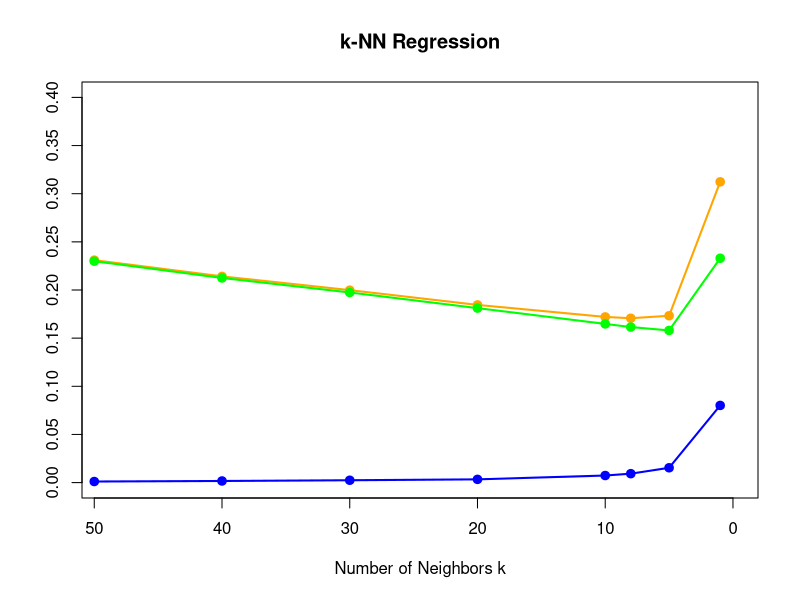
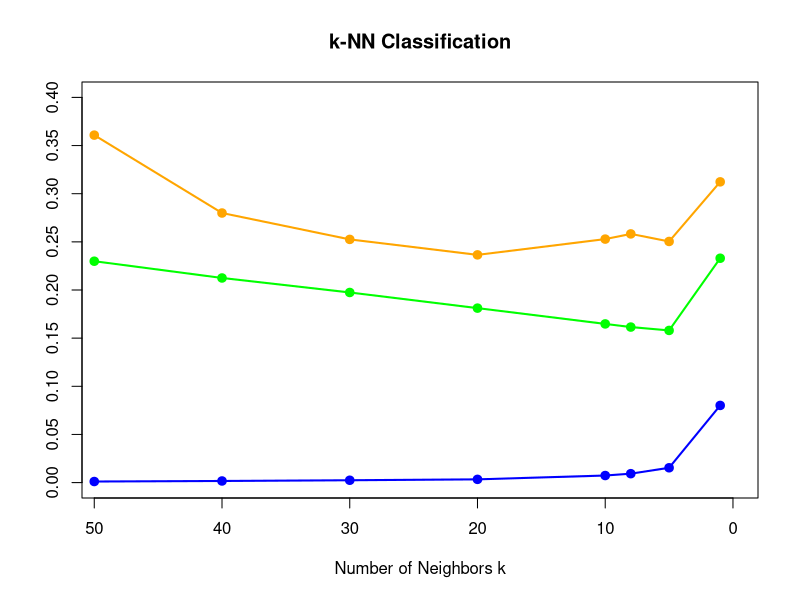
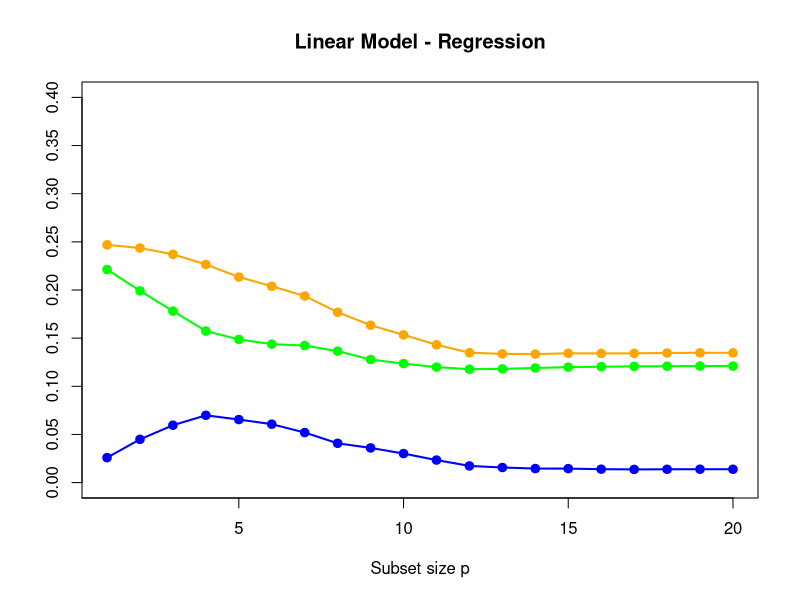
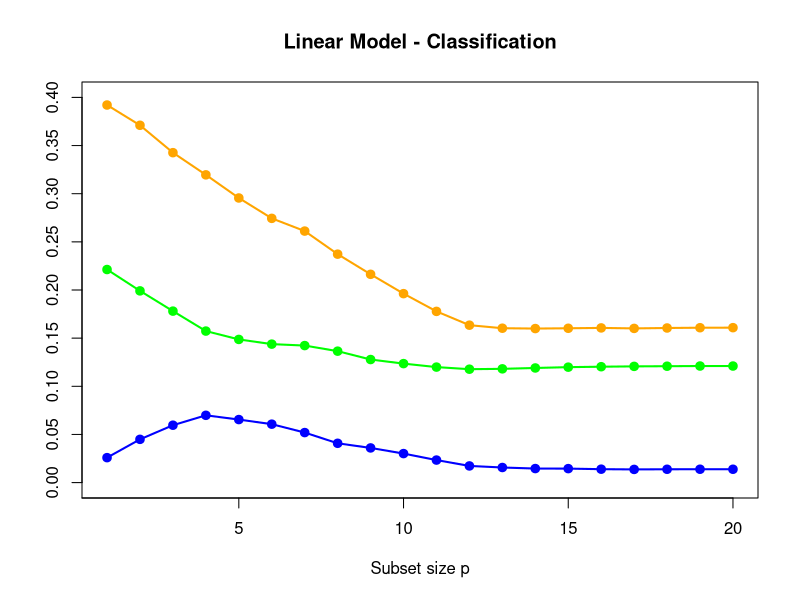

Generate these figures, in order, with R:
## ---- chunk 1
# generate dataset
genX <- function(n = 80, p = 20){
  X = matrix(runif(n*p, 0, 1), ncol = p, nrow = n)
  return(X)
}
# generate response
genY <- function(X, case = 1){
  n = nrow(X)
  Y = numeric(n)
  if (case == 1){ # for the left panel of fig. 7.3
    Y = sapply(X[, 1], function(x) ifelse(x <= 0.5, 0, 1))
  }
  else {
    Y = apply(X[, 1:10], 1, function(x) ifelse(sum(x) > 5, 1, 0))  
  }
  return(Y)
}
## global parameters setting
ntest = 1000
percent = 0.75
B = 100 # the number of repetition
## ---- chunk 2
# case 1
seed = 123
set.seed(seed)
X = genX()
Y = genY(X)
X.test = genX(n = 1000)
Y.test = genY(X.test)
## ---- chunk 3
## kNN
library(class)
library(caret)
n = nrow(X)
K = 50 # the maximum of k
# sequence of k
kseq = c(seq(K, 10, by = -10), 8, 5, 1)
nk = length(kseq)
reg.bias2.full = numeric(nk)
reg.variance.full = numeric(nk)
reg.epe.full = numeric(nk)
cl.bias2.full = numeric(nk)
cl.variance.full = numeric(nk)
cl.epe.full = numeric(nk)
for(i in 1:nk){
  reg.pred = matrix(nrow = nrow(X.test), ncol = B)
  cl.pred = matrix(nrow = nrow(X.test), ncol = B)
  for (j in c(1:B)) { # subsampling B training dataset
    train.id = sample(n, n*percent)
    X.train = X[train.id, ]
    Y.train = Y[train.id]
    # for regression
    fit1 = knnreg(X.train, Y.train, k = kseq[i])
    reg.pred[, j] = predict(fit1, X.test)
    # for classification
    #fit2 = knn(X.train, X.test, Y.train, k = kseq[i])  # levels: 0 1
    #cl.pred[, j] = as.numeric(fit2) - 1 # val: 1 2
    cl.pred[, j] = sapply(reg.pred[, j], function(x) ifelse(x>0.5, 1, 0))
  }
  ## regression squared loss
  # bias
  bias2 = (rowMeans(reg.pred) - Y.test)^2
  # variance
  variance = apply(reg.pred, 1, function(x) var(x))
  # expected prediction error
  epe = sapply(1:nrow(X.test), function(i) mean((reg.pred[i, ]-Y.test[i])^2))
  # mean
  reg.bias2.full[i] = mean(bias2)
  reg.variance.full[i] = mean(variance)
  reg.epe.full[i] = mean(epe)
  ## classification 0-1 loss
  bias2 = (rowMeans(cl.pred) - Y.test)^2
  variance = apply(cl.pred, 1, function(x) var(x))
  epe = sapply(1:nrow(cl.pred), function(i) mean(cl.pred[i,]!=Y.test[i]))
  cl.bias2.full[i] = mean(bias2)
  cl.variance.full[i] = mean(variance)
  cl.epe.full[i] = mean(epe)
}
## ---- chunk 4
## plot
yrange = 0.4
## kNN regression
#yrange = round(range(reg.epe.full)[2]+0.1, digits = 2)
plot(kseq, seq(0, yrange, length.out = nk), "n",
     xlab = "Number of Neighbors k", ylab = "", main = "k-NN Regression",
     xaxt='n', yaxt = 'n')
axis(1, at = seq(0, 50, by = 10), labels = seq(50, 0, by = -10))
axis(2, at = seq(0, yrange, by = 0.05))
lines(50-kseq, reg.epe.full, type="o", pch = 19, lwd = 2, col="orange")
lines(50-kseq, reg.bias2.full, type = "o", pch = 19, lwd = 2, col = "green")
lines(50-kseq, reg.variance.full, type = "o", lwd = 2, pch = 19, col = "blue")

## kNN classification
#yrange = round(range(cl.epe.full)[2]+0.1, digits = 2)
plot(kseq, seq(0, yrange, length.out = nk), "n",
     xlab = "Number of Neighbors k", ylab = "", main = "k-NN Classification",
     xaxt='n', yaxt = 'n')
axis(1, at = seq(0, 50, by = 10), labels = seq(50, 0, by = -10))
axis(2, at = seq(0, yrange, by = 0.05))
lines(50-kseq, cl.epe.full, type="o", pch = 19, lwd = 2, col="orange")
lines(50-kseq, reg.bias2.full, type = "o", pch = 19, lwd = 2, col = "green")
lines(50-kseq, reg.variance.full, type = "o", lwd = 2, pch = 19, col = "blue")
#lines(50-kseq, cl.bias2.full, type = "o", pch = 19, lwd = 2, col = "green")
#lines(50-kseq, cl.variance.full, type = "o", lwd = 2, pch = 19, col = "blue")
## ---- chunk 5
## case 2
seed = 123
set.seed(seed)
X = genX()
Y = genY(X, case = 2)
X.test = genX(n = ntest)
Y.test = genY(X.test, case = 2)
## ---- chunk 6
## use leaps package to do best subset selection
library(leaps)
## predict test dataset by using the best subset model with size p
predict.regsub <- function(model, p, X.test){
  which = summary(model)$which
  coef.raw = coef(model, p)
  # construct coef vector
  if (length(coef.raw) == p+1)
  {
    coef.vec = numeric(1+ncol(X.test)) # include intercept
    coef.vec[1] = coef.raw[1]
    flag = 1
  }
  else
  {
    coef.vec = numeric(ncol(X.test))
    flag = 0
  }
  j = flag + 1 # point to raw coef
  for (i in c(1:ncol(X.test)) + flag){
    if (which[p, i]){
      coef.vec[i] = coef.raw[j]
      j = j + 1
    }
  }
  # for simplicity, consider intercept; and in fact, every regsubset models have intercept
  pred = apply(cbind(1, X.test), 1, function(x) sum(x*coef.vec))
  return(pred)
}
## ---- chunk 7
n = nrow(X)
## store all prediction
reg.pred.full = vector("list", 20)
for (i in 1:20){
  reg.pred.full[[i]] = matrix(nrow = nrow(X.test),
                              ncol = B)
}
for (i in 1:B){
  train.id = sample(n, n*percent)
  X.train = X[train.id, ]
  Y.train = Y[train.id]
  reg.sub = regsubsets(X.train, Y.train, nvmax = 20)
   for (j in 1:20){
     reg.pred.full[[j]][, i] = predict.regsub(reg.sub, j, X.test)
   }
}
## ---- chunk 8
## calculate bias2, variance, epe
reg.bias2.full = numeric(20)
reg.variance.full = numeric(20)
reg.epe.full = numeric(20)
cl.epe.full = numeric(20)

for (i in 1:20){
  bias2 = sapply(1:ntest, function(j) (mean(reg.pred.full[[i]][j, ]) - Y.test[j])^2)
  variance = apply(reg.pred.full[[i]], 1, function(x) var(x))
  # for regression
  epe = sapply(1:ntest, function(j) mean((reg.pred.full[[i]][j, ] - Y.test[j])^2))
  # for classification
  epe.cl = numeric(ntest)
  for (j in 1:ntest)
  {
    tmp = reg.pred.full[[i]][j, ]
    cl.pred = sapply(tmp, function(x) ifelse(x > 0.5, 1, 0))
    # 0-1 loss
    epe.cl[j] = mean(cl.pred!=Y.test[j])
  }
  reg.variance.full[i] = mean(variance)
  reg.bias2.full[i] = mean(bias2)
  reg.epe.full[i] = mean(epe)
  cl.epe.full[i] = mean(epe.cl)
}
## ---- chunk 9
## plot
yrange = 0.4
## best subset regression
#png(paste0("sub-reg-", seed,".png"))
#yrange = round(range(reg.epe.full)[2]+0.1, digits = 2)
plot(1:20, seq(0, yrange, length.out = 20), "n",
     xlab = "Subset size p", ylab = "", main = "Linear Model - Regression",
     xaxt='n', yaxt = 'n')
axis(1, at = seq(0, 20, by = 5), labels = seq(0, 20, by = 5))
axis(2, at = seq(0, yrange, by = 0.05))
lines(1:20, reg.epe.full, type="o", pch = 19, lwd = 2, col="orange")
lines(1:20, reg.bias2.full, type = "o", pch = 19, lwd = 2, col = "green")
lines(1:20, reg.variance.full, type = "o", lwd = 2, pch = 19, col = "blue")
#dev.off()

## best subset regression for classification
#png(paste0("sub-cl-", seed,".png"))
#yrange = round(range(reg.epe.full)[2]+0.1, digits = 2)
plot(1:20, seq(0, yrange, length.out = 20), "n",
     xlab = "Subset size p", ylab = "", main = "Linear Model - Classification",
     xaxt='n', yaxt = 'n')
axis(1, at = seq(0, 20, by = 5), labels = seq(0, 20, by = 5))
axis(2, at = seq(0, yrange, by = 0.05))
#lines(1:20, reg.epe.full, type="o", pch = 19, lwd = 2, col="orange")
lines(1:20, cl.epe.full, type="o", pch = 19, lwd = 2, col="orange")
lines(1:20, reg.bias2.full, type = "o", pch = 19, lwd = 2, col = "green")
lines(1:20, reg.variance.full, type = "o", lwd = 2, pch = 19, col = "blue")
#dev.off()
